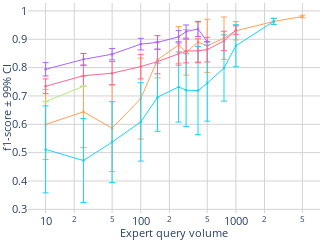

Notebook source saved alongside this figure:
### Code cell
import plotly.graph_objects as go
from plotly.subplots import make_subplots
import numpy as np

import plotly.graph_objects as go
import plotly.express as px

dataset = 'shuttle'

approaches = {
    #'EEneuralcbpside_v5': {'color': [255, 255, 0], 'label': 'EEneuralcbpside_v5'},  # Red
    'IneurAL (official)': {'color': [255, 161, 90], 'label':'IneurAL6'},                    # Yellow
    'IneurAL (tuned)': {'color': [25, 211, 243], 'label':'IneurAL3'},                    # Cyan
    'Neuronal (official)': {'color': [255, 102, 146], 'label':'neuronal6'},                  # Magenta
    'Neuronal (tuned)': {'color': [182, 232, 128], 'label':'neuronal3'} ,                  # Orange
    'Neural-CBP': {'color': [171, 99, 250], 'label': 'EEneuralcbpside_v6'},  # Red
    # 'margin': {'color': [160, 160, 160], 'label':'margin'},
    # 'cesa': {'color': [0, 0, 255], 'label':'cesa'},
}

thresholds = ['f1_10', 'f1_25', 'f1_50', 'f1_100', 'f1_150',
              'f1_250', 'f1_300', 'f1_400', 'f1_500', 'f1_750', 
              'f1_1000', 'f1_2500', 'f1_5000', ] #'f1_7500',


# Create a subplot with 1 row and 2 columns
fig = make_subplots(rows=1, cols=1, ) #subplot_titles=("f1-score", "# of labelled observations")

# Add your traces for the first figure to the first subplot
for approach in approaches.keys():
    # ... [your existing code for calculating mean_values, std_values, and color] ...
    mean_values = [] 
    std_values = []
    r,g,b = approaches[approach]['color']
    
    for threshold in thresholds:
        mean_value = df_mean[(df_mean['Dataset'] == dataset) & (df_mean['Approach'] == approach)][threshold].values[0]
        mean_values.append(mean_value)

        std_value = df_std[(df_std['Dataset'] == dataset) & (df_std['Approach'] == approach)][threshold].values[0]
        # std_values.append(std_value)
        std_values.append( 2.575 * std_value / np.sqrt(n_folds)  )

    fig.add_trace(go.Scatter(
        x=[10, 25, 50, 100, 150, 250, 300, 400, 500, 750, 1000, 2500, 5000, 7500, 9000], 
        y=mean_values,
        error_y=dict(type='data', array=std_values, visible=True, thickness=1, width=3),
        line=dict(dash='solid', width=1, color='rgba({},{},{},1)'.format(r,g,b)),
        marker=dict(size=2.5),
        name=approach), 
        row=1, col=1)

# Add your traces for the second figure to the second subplot
# for approach in approaches.keys():
#     # ... [your existing code for calculating explo_value, upper, and color] ...
#     r,g,b = approaches[approach]['color']
#     explo_value = explo_final['MLP'][dataset][approach]
#     upper = explo_value + explo2_final['MLP'][dataset][approach]
#     xcoords = np.arange(0,horizon,1).tolist()

#     fig.add_trace(go.Scatter(
#         x=xcoords+xcoords[::-1], 
#         y=upper.tolist()+explo_value.tolist()[::-1],  
#         fill='toself',
#         fillcolor='rgba({},{},{},0.2)'.format(r,g,b),
#         line=dict(color='rgba({},{},{},1)'.format(r,g,b), width=0),
#         hoverinfo="skip"),
#         row=1, col=2)
    
#     fig.add_trace(go.Scatter(
#         x=xcoords, 
#         y=explo_value,
#         line=dict(dash='solid', width=2, color='rgba({},{},{},1)'.format(r,g,b)),
#         name=approach), 
#         row=1, col=2)

# Update layout and axes for the combined figure
siz = 12.5
fig.update_layout(
    width=220,  # Adjusted for two subplots
    height=180,
    plot_bgcolor='white',
    paper_bgcolor='white',
    margin=dict(l=0, r=0, t=3, b=0),
    showlegend=False
)

# Update xaxis and yaxis properties for each subplot
fig.update_xaxes(title_text="Expert query volume", row=1, col=1, gridcolor='lightgrey', tickmode='array', type="log", title_standoff=5, title_font=dict(size=siz-2), tickfont=dict(size=siz-2))
fig.update_yaxes(title_text="f1-score ± 99% CI", row=1, col=1,  gridcolor='lightgrey', title_standoff=5, 
                 title_font=dict(size=siz-2), tickfont=dict(size=siz-2), tickvals=[0, 0.1, 0.2, 0.3, 0.4, 0.5, 0.6, 0.7, 0.8, 0.9, 1])

# fig.update_xaxes(title_text="Round", row=1, col=2, gridcolor='lightgrey', tickmode='array', title_standoff=5, title_font=dict(size=siz-2), tickfont=dict(size=siz-2))
# fig.update_yaxes(title_text="# of labels ± 99% CI", row=1, col=2,range=[0,4.5], gridcolor='lightgrey',type="log", title_standoff=0, title_font=dict(size=siz-2), tickfont=dict(size=siz-2))

fig.show()
#range=[0,1.05],

# Save the combined figure as a PDF
# fig.write_image("./figures/combined_{}_{}_{}.pdf".format(case, model, dataset))
# fig.write_image("./figures/tst.pdf".format(case, model, dataset))
# fig.write_image("./figures/f1_{}_{}_{}.pdf".format(case, model, dataset))

### Figure 1 — Plotly figure (JSON) as saved in the notebook; plotly's stock layout.template omitted (floating-point values rounded to 4 significant figures)
{"data": [{"error_y": {"array": [0.1237, 0.1256, 0.1526, 0.1429, 0.06382, 0.06462, 0.08021, 0.07031, 0.09364, 0.07462, 0.03227, 0.01078, 0.004679], "thickness": 1, "type": "data", "visible": true, "width": 3}, "line": {"color": "rgba(255,161,90,1)", "dash": "solid", "width": 1}, "marker": {"size": 2.5}, "name": "IneurAL (official)", "type": "scatter", "x": [10, 25, 50, 100, 150, 250, 300, 400, 500, 750, 1000, 2500, 5000, 7500, 9000], "xaxis": "x", "y": [0.5995, 0.6441, 0.5863, 0.6906, 0.8274, 0.88, 0.8535, 0.8899, 0.8768, 0.9037, 0.9298, 0.9627, 0.9802], "yaxis": "y"}, {"error_y": {"array": [0.1534, 0.148, 0.1424, 0.1382, 0.1202, 0.1238, 0.1285, 0.1555, 0.1342, 0.1169, 0.07406, 0.01076, null], "thickness": 1, "type": "data", "visible": true, "width": 3}, "line": {"color": "rgba(25,211,243,1)", "dash": "solid", "width": 1}, "marker": {"size": 2.5}, "name": "IneurAL (tuned)", "type": "scatter", "x": [10, 25, 50, 100, 150, 250, 300, 400, 500, 750, 1000, 2500, 5000, 7500, 9000], "xaxis": "x", "y": [0.5115, 0.4722, 0.5373, 0.6084, 0.6956, 0.7318, 0.7204, 0.7188, 0.7452, 0.7985, 0.877, 0.9631, null], "yaxis": "y"}, {"error_y": {"array": [0.02587, 0.03752, 0.04084, 0.04332, 0.04306, 0.04135, 0.04159, 0.04218, 0.04355, 0.03432, 0.01552, null, null], "thickness": 1, "type": "data", "visible": true, "width": 3}, "line": {"color": "rgba(255,102,146,1)", "dash": "solid", "width": 1}, "marker": {"size": 2.5}, "name": "Neuronal (official)", "type": "scatter", "x": [10, 25, 50, 100, 150, 250, 300, 400, 500, 750, 1000, 2500, 5000, 7500, 9000], "xaxis": "x", "y": [0.7341, 0.7713, 0.7802, 0.8034, 0.8212, 0.8501, 0.8582, 0.8593, 0.8635, 0.8939, 0.9317, null, null], "yaxis": "y"}, {"error_y": {"array": [null, null, null, null, null, null, null, null, null, null, null, null, null], "thickness": 1, "type": "data", "visible": true, "width": 3}, "line": {"color": "rgba(182,232,128,1)", "dash": "solid", "width": 1}, "marker": {"size": 2.5}, "name": "Neuronal (tuned)", "type": "scatter", "x": [10, 25, 50, 100, 150, 250, 300, 400, 500, 750, 1000, 2500, 5000, 7500, 9000], "xaxis": "x", "y": [0.6801, 0.734, null, null, null, null, null, null, null, null, null, null, null], "yaxis": "y"}, {"error_y": {"array": [0.02351, 0.02074, 0.0202, 0.02045, 0.02365, 0.02183, 0.02325, 0.02685, null, null, null, null, null], "thickness": 1, "type": "data", "visible": true, "width": 3}, "line": {"color": "rgba(171,99,250,1)", "dash": "solid", "width": 1}, "marker": {"size": 2.5}, "name": "Neural-CBP", "type": "scatter", "x": [10, 25, 50, 100, 150, 250, 300, 400, 500, 750, 1000, 2500, 5000, 7500, 9000], "xaxis": "x", "y": [0.794, 0.829, 0.8473, 0.8828, 0.8889, 0.9085, 0.927, 0.9363, 0.891, null, null, null, null], "yaxis": "y"}], "layout": {"height": 180, "margin": {"b": 0, "l": 0, "r": 0, "t": 3}, "paper_bgcolor": "white", "plot_bgcolor": "white", "showlegend": false, "width": 220, "xaxis": {"anchor": "y", "domain": [0, 1], "gridcolor": "lightgrey", "tickfont": {"size": 10.5}, "tickmode": "array", "title": {"font": {"size": 10.5}, "standoff": 5, "text": "Expert query volume"}, "type": "log"}, "yaxis": {"anchor": "x", "domain": [0, 1], "gridcolor": "lightgrey", "tickfont": {"size": 10.5}, "tickvals": [0, 0.1, 0.2, 0.3, 0.4, 0.5, 0.6, 0.7, 0.8, 0.9, 1], "title": {"font": {"size": 10.5}, "standoff": 5, "text": "f1-score ± 99% CI"}}}}
